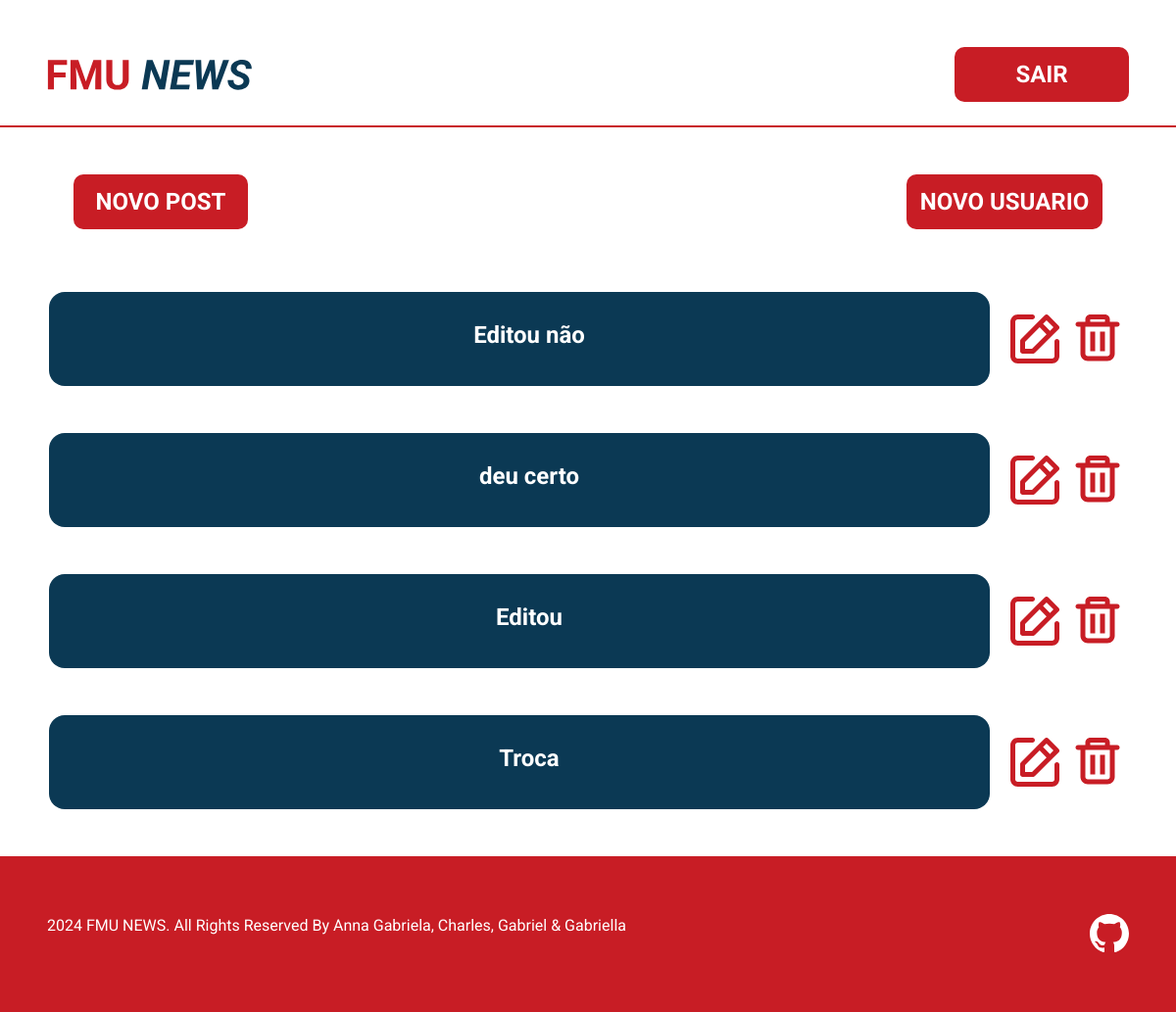
Before: /todas-noticias.php with the older database file.
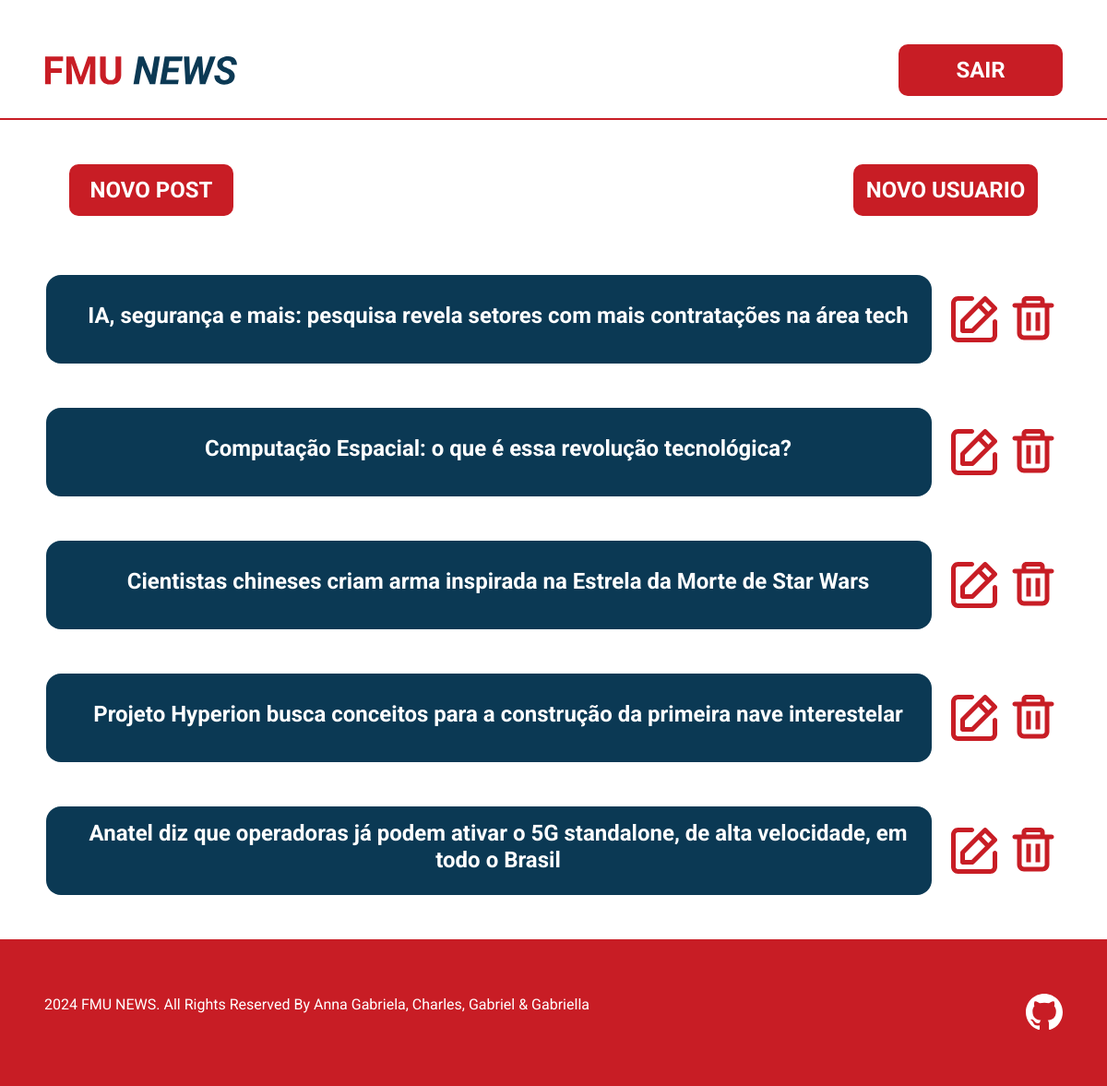
After: the same page with the newer database file.
### tables this page shows
CREATE TABLE `post` (
  `id_post` int(11) NOT NULL,
  `postagem` text NOT NULL,
  `id_cliente` int(11) NOT NULL,
  `titulo` varchar(200) NOT NULL
);

### todas-noticias.php (the view, shortened to what this page needs)
<?php
    include_once "conexao.php";
    try {
        $select = $con->prepare("SELECT * FROM post");
        $select->execute();
?>
<!DOCTYPE html>
<html lang="pt-br">
<head>
    <link href="https://cdn.jsdelivr.net/npm/bootstrap@5.3.3/dist/css/bootstrap.min.css" rel="stylesheet">
    <link rel="stylesheet" href="./assets/css/todas-style.css">
</head>
<body>
    <header class="borda-vermelha border-2 border-top-0 border-end-0 border-start-0 mb-5">
        <div class="d-flex justify-content-between align-items-center m-5 mb-4 cabecalho">
           <a href="index.php"><img src="./assets/imagens/logo.svg" alt="Lodo do FMU News com o FMU na cor vermelha e o News na cor azul"></a>
            <a href="./logout.php"><button class="botao-estilo botao-cadastro borda-raio fw-bold fonte-24">SAIR</button></a>
        </div>
    </header>
    <main class="container d-flex justify-content-center align-items-center flex-column teste">
        <div class="d-flex largura justify-content-center gap-botoes botoes-todas">
            <a href="./nova-noticia.php"><button class="botao-estilo botao-cadastro borda-raio fw-bold fonte-24 botao-post">NOVO POST</button></a>
            <a href="./cadastro.html"><button class="botao-estilo botao-usuario borda-raio fw-bold fonte-24 botao-usuario mr-5">NOVO USUARIO</button></a>
        </div>
      <div id="cards-noticia" class="cards-noticia d-flex align-items-center justify-content-center flex-column mt-3 position-relative">
      <?php
        while ( $result = $select->fetch()) {
            $titulo = $result['titulo'];
            $id_post= $result['id_post'];
            echo
                "<div class='card-noticia d-flex align-items-center justify-content-center gap-3 mt-5'>
                    <a href='noticia.php?id_post=$id_post' class='edita-btn' style='text-decoration: none;'><div class='titulo d-flex align-items-center justify-content-center rounded-4 fundo-azul h4-largura'>
                        <h4 class='texto-branco fw-bold fonte-24 text-center'>".$titulo."</h4>
                    </div></a>
                    <div class='funcoes d-flex gap-1'>
                        <a href='editar.php?id_post=$id_post' class='edita-btn'><img src='./assets/imagens/editar.svg' alt='Icone de edição representado por um lápis e um papel na cor vermelha'></a>
                        <a href='exclui-noticia.php?id_post=$id_post' class='edita-btn'><img id='delete-modal' src='./assets/imagens/lixeira.svg' alt='Icone de deletar representado por uma lixeira na cor vermelha'></a>
                    </div>
                </div>";
            }
        } catch (PDOException $e) {
            echo "Erro: " . $e->getMessage();
        }
    ?>
       </div>
    </main>
    <footer class="fundo-vermelho mt-5 d-flex justify-content-between align-items-center w-100 position-relative bottom-0">
        <p class="texto-branco fonte-16 ms-5">2024 FMU NEWS. All Rights Reserved By Anna Gabriela, Charles, Gabriel & Gabriella</p>
        <a href="https://github.com/annaagabi/fmu-news" target="_blank" class="me-5"><img src="./assets/imagens/github.svg" alt="Logo do github na cor branca"></a>
    </footer>
</body>
</html>

### assets/css/todas-style.css (style rules this page uses)
.fonte-24 { font-size: 1.5rem; }
.borda-vermelha { border: solid var(--main-color); }
.botao-estilo { background-color: var(--main-color); color: var(--third-color); }
.botao-cadastro { width: 11.12rem; height: 3.5rem; }
.borda-raio { border-radius: 10px; }
.botao-usuario { width: 12.5rem; height: 3.5rem; }
.cabecalho { gap: 2rem }
.cabecalho img { max-width: 209px; width: 100vw; max-height: 45px; height: 100vh; }
.fundo-azul { background-color: var(--second-color); }
.h4-largura { max-width: 1074px; width: 80vw; max-height: 6rem; height: 100vh; padding-left: 20px; }
.largura { max-width: 1160px; width: 80vw; }
.gap-botoes { gap: 70%; }
.funcoes img { width: 3.75rem; height: 3.75rem; }
.teste { flex:1 }
footer { flex-shrink: 0; max-height: 9.93rem; height: 100vh; }
.fundo-vermelho { background-color: var(--main-color); }
.texto-branco { color: var(--third-color); }
.fonte-16 { font-size: 1rem; }

### assets/css/global.css (style rules this page uses)
:root { --main-color: #C81D25; --second-color: #0B3954; --third-color: #FFFFFF; --fourth-color:#000000; }
* { margin: 0; padding: 0; box-sizing: border-box; text-decoration: none; border: none; font-family: "Roboto", sans-serif; }
body, html { height: 100vh; }
body { display: flex; flex-direction: column; }
main { flex: 1 0 auto; }

Changed rows visible on the page:
removed post: titulo "Editou não"
removed post: titulo "deu certo"
removed post: titulo "Editou"
removed post: titulo "Troca"
added post: titulo "IA, segurança e mais: pesquisa revela setores com mais contratações na área tech"
added post: titulo "Computação Espacial: o que é essa revolução tecnológica?"
added post: titulo "Cientistas chineses criam arma inspirada na Estrela da Morte de Star Wars"
added post: titulo "Projeto Hyperion busca conceitos para a construção da primeira nave interestelar"
added post: titulo "Anatel diz que operadoras já podem ativar o 5G standalone, de alta velocidade, em todo o Brasil"
